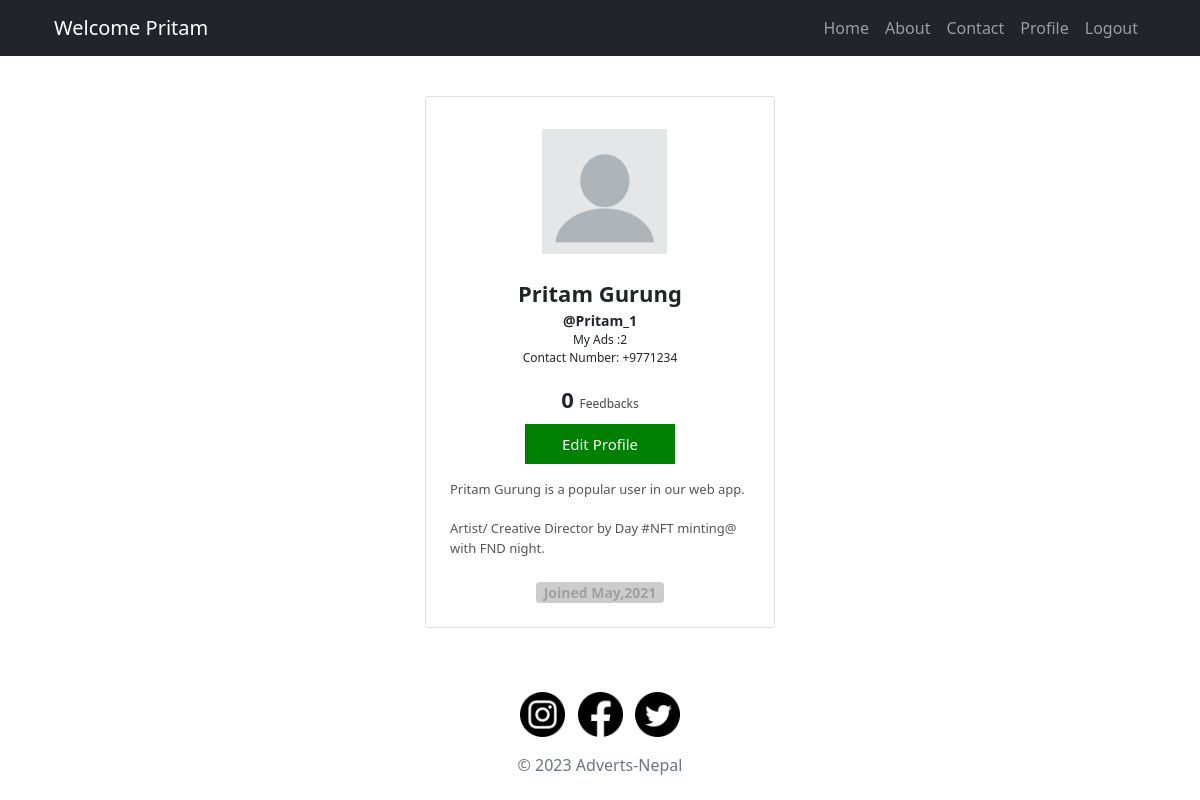
The page /my-profile (signed in) on the database its author committed.
### main.py (models this page shows)
class User(db.Model, UserMixin):
    __tablename__ = "users"
    id = db.Column(db.Integer, primary_key=True)
    name = db.Column(db.String(250), nullable=False)
    contact_number = db.Column(db.Integer, nullable=False)
    email = db.Column(db.String(250), nullable=False)
    password = db.Column(db.String(250), nullable=False)
    posts = relationship('Ad', back_populates='author')
    comments = relationship('Comment', back_populates='comment_author')

### main.py (the view)
@app.route('/my-profile')
def get_profile():
    total_ads = len(current_user.posts)
    return render_template('profile.html', total_ads=total_ads)

### main.py (called while the page is built)
@login_manager.user_loader
def load_user(user_id):
    return User.query.get(user_id)

### templates/profile.html (shortened to what this page needs)
{% extends 'base.html' %}
{% import 'bootstrap/wtf.html' as wtf %}
{% block stylesheets_link %}
{{ super() }}
<link rel="stylesheet" href="/static/css/custom_css_for_profile.css">
<link rel="stylesheet" href="https://cdn.jsdelivr.net/npm/bootstrap@5.0.0-beta1/dist/css/bootstrap.min.css">
{% endblock %}
{% block content %}
<div class="container mt-4 mb-4 p-3 d-flex justify-content-center">
    <div class="card p-4">
        <div class=" image d-flex flex-column justify-content-center align-items-center">
            <button class="btn btn-secondary">
                <img src="/static/icons/blank-profile.png" height="125" width="125" />
            </button> <span class="name mt-3">{{ current_user.name }}</span>
            <span class="idd">@{{current_user.name.split(" ")[0]}}_1</span>
            <div class="d-flex flex-row justify-content-center align-items-center gap-2">
                <span class="idd1">My Ads :{{ total_ads }}</span>
            </div>
            <div class="d-flex flex-row justify-content-center align-items-center gap-2">
                <span class="idd1">Contact Number: +977{{ current_user.contact_number }}</span>
            </div>
            <div class="d-flex flex-row justify-content-center align-items-center mt-3">
                <span class="number">0
                    <span class="follow">Feedbacks
                    </span>
                </span>
            </div>
            <div class=" d-flex mt-2">
                <button class="btn1 btn-dark" style="background:green;">Edit Profile</button>
            </div>
            <div class="text mt-3">
                <span>{{ current_user.name }} is a popular user in our web app.<br><br> Artist/ Creative Director by Day #NFT minting@ with FND night. </span>
            </div>
            <div class=" px-2 rounded mt-4 date ">
                <span class="join">Joined May,2021</span>
            </div>
        </div>
    </div>
</div>
<link rel="stylesheet" href="https://cdn.jsdelivr.net/npm/bootstrap@5.0.0-beta1/dist/js/bootstrap.bundle.min.js">
<link rel="stylesheet" href="https://cdnjs.cloudflare.com/ajax/libs/jquery/3.2.1/jquery.min.js">
<link rel="stylesheet" href="https://cdnjs.cloudflare.com/ajax/libs/font-awesome/4.7.0/css/font-awesome.min.css">
{% endblock %}

### templates/header.html (shortened to what this page needs)
<head>
<link href="/docs/5.3/dist/css/bootstrap.min.css" rel="stylesheet">
   <nav class="navbar navbar-expand-lg navbar-dark bg-dark">
    <div class="container">
      {% if current_user.is_authenticated: %}
      <a class="navbar-brand" href="#">Welcome {{current_user.name.split(' ')[0]}}</a>
      {% else %}
        <a class="navbar-brand" href="#">Welcome</a>
      {% endif %}
      <div class="collapse navbar-collapse" id="navbarNav">
        <ul class="navbar-nav ms-auto">
          <li class="nav-item">
            <a class="nav-link" href="{{url_for('home')}}">Home</a>
          </li>
          <li class="nav-item">
            <a class="nav-link" href="{{ url_for('about') }}">About</a>
          </li>
          <li class="nav-item">
            <a class="nav-link" href="#">Contact</a>
          </li>
            {% if current_user.is_authenticated: %}
          <li class="nav-item">
            <a class="nav-link" href="{{ url_for('get_profile') }}">Profile</a>
          </li>
            {% endif %}
            {% if current_user.is_authenticated: %}
          <li class="nav-item">
            <a class="nav-link" href="{{ url_for('logout') }}">Logout</a>
          </li>
            {% endif %}
        </ul>
      </div>
    </div>
  </nav>
  </head>

### static/css/custom_css_for_profile.css (style rules this page uses)
* { margin: 0; padding: 0 }
body { background-color: #000 }
.card { width: 350px; background-color: #efefef; border: none; cursor: pointer; transition: all 0.5s; }
.image img { transition: all 0.5s }
.btn { height: 140px; width: 140px; border-radius: 50% }
.name { font-size: 22px; font-weight: bold }
.idd { font-size: 14px; font-weight: 600 }
.idd1 { font-size: 12px }
.number { font-size: 22px; font-weight: bold }
.follow { font-size: 12px; font-weight: 500; color: #444444 }
.btn1 { height: 40px; width: 150px; border: none; background-color: #000; color: #aeaeae; font-size: 15px }
.text span { font-size: 13px; color: #545454; font-weight: 500 }
.join { font-size: 14px; color: #a0a0a0; font-weight: bold }
.date { background-color: #ccc }
.image button { border: none; background: transparent; }

### rows shown on the page
User: name "Pritam", name "Pritam Gurung", contact_number "1234"

### other values the page prints
{{ total_ads }} "2"
